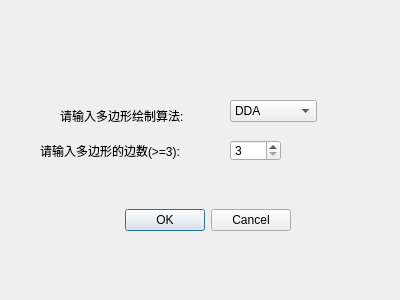
<?xml version="1.0" encoding="UTF-8"?>
<ui version="4.0">
 <class>PolygonDialog</class>
 <widget class="QDialog" name="PolygonDialog">
  <property name="geometry">
   <rect>
    <x>0</x>
    <y>0</y>
    <width>400</width>
    <height>300</height>
   </rect>
  </property>
  <property name="windowTitle">
   <string>Dialog</string>
  </property>
  <widget class="QDialogButtonBox" name="buttonBox">
   <property name="geometry">
    <rect>
     <x>90</x>
     <y>200</y>
     <width>201</width>
     <height>41</height>
    </rect>
   </property>
   <property name="orientation">
    <enum>Qt::Horizontal</enum>
   </property>
   <property name="standardButtons">
    <set>QDialogButtonBox::Cancel|QDialogButtonBox::Ok</set>
   </property>
  </widget>
  <widget class="QSpinBox" name="spinBoxPolygonLineNum">
   <property name="geometry">
    <rect>
     <x>230</x>
     <y>140</y>
     <width>51</width>
     <height>21</height>
    </rect>
   </property>
   <property name="minimum">
    <number>3</number>
   </property>
   <property name="value">
    <number>3</number>
   </property>
  </widget>
  <widget class="QLabel" name="label">
   <property name="geometry">
    <rect>
     <x>40</x>
     <y>130</y>
     <width>191</width>
     <height>41</height>
    </rect>
   </property>
   <property name="text">
    <string>请输入多边形的边数(&gt;=3):</string>
   </property>
  </widget>
  <widget class="QLabel" name="label_2">
   <property name="geometry">
    <rect>
     <x>60</x>
     <y>100</y>
     <width>161</width>
     <height>31</height>
    </rect>
   </property>
   <property name="text">
    <string>请输入多边形绘制算法:</string>
   </property>
  </widget>
  <widget class="QComboBox" name="comboBoxPloygonType">
   <property name="geometry">
    <rect>
     <x>230</x>
     <y>100</y>
     <width>87</width>
     <height>22</height>
    </rect>
   </property>
   <item>
    <property name="text">
     <string>DDA</string>
    </property>
   </item>
   <item>
    <property name="text">
     <string>Bresenham</string>
    </property>
   </item>
  </widget>
 </widget>
 <resources/>
 <connections>
  <connection>
   <sender>buttonBox</sender>
   <signal>accepted()</signal>
   <receiver>PolygonDialog</receiver>
   <slot>accept()</slot>
   <hints>
    <hint type="sourcelabel">
     <x>248</x>
     <y>254</y>
    </hint>
    <hint type="destinationlabel">
     <x>157</x>
     <y>274</y>
    </hint>
   </hints>
  </connection>
  <connection>
   <sender>buttonBox</sender>
   <signal>rejected()</signal>
   <receiver>PolygonDialog</receiver>
   <slot>reject()</slot>
   <hints>
    <hint type="sourcelabel">
     <x>316</x>
     <y>260</y>
    </hint>
    <hint type="destinationlabel">
     <x>286</x>
     <y>274</y>
    </hint>
   </hints>
  </connection>
 </connections>
</ui>
